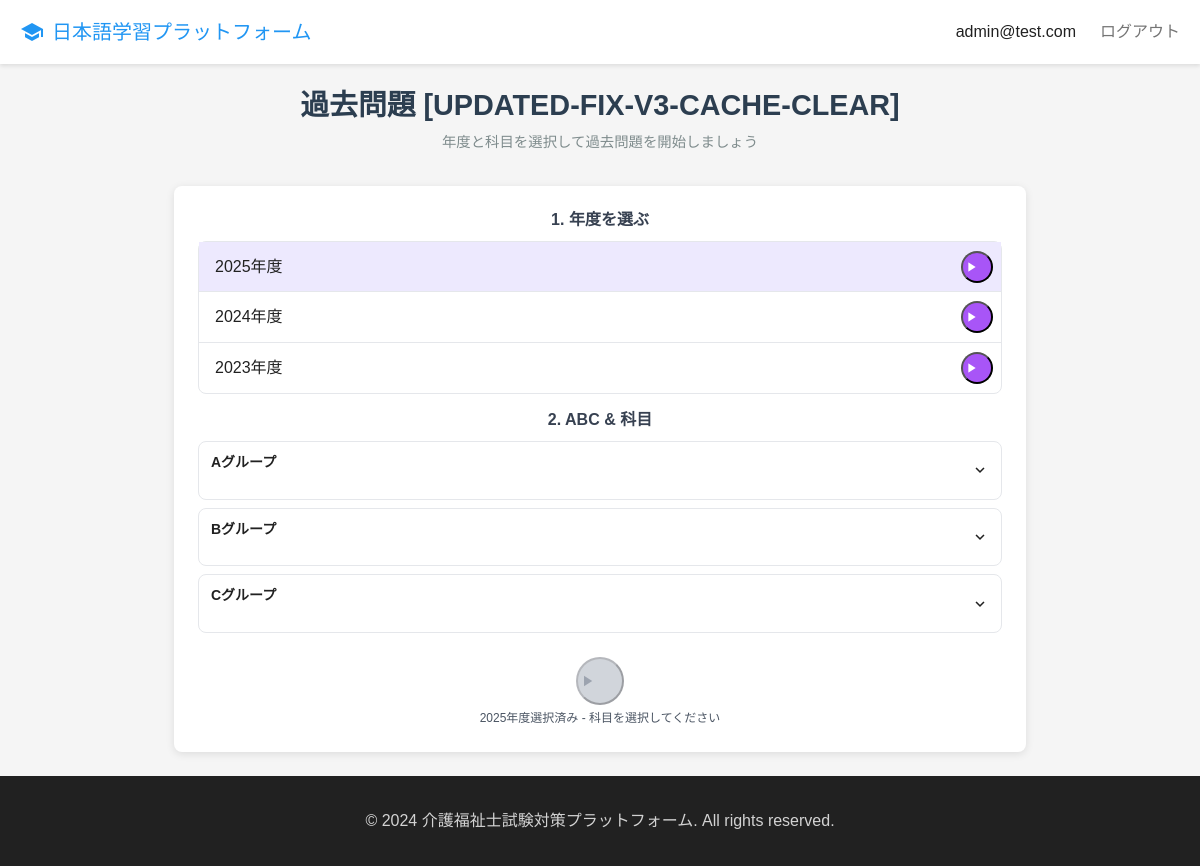
/past-exams/ (signed in), run on the app's committed database.
### apps/users/models.py (models this page shows)
class User(AbstractUser):
    LANGUAGE_CHOICES = [
        ('en', 'English'),
        ('vi', 'Vietnamese'),
        ('zh', 'Chinese'),
        ('ko', 'Korean'),
        ('th', 'Thai'),
        ('id', 'Indonesian'),
        ('my', 'Burmese'),
    ]
    email = models.EmailField(unique=True)
    username = models.CharField(max_length=150, blank=True, null=True)
    native_language = models.CharField(max_length=2, choices=LANGUAGE_CHOICES, default='id')
    is_premium = models.BooleanField(default=False)
    subscription_end_date = models.DateTimeField(null=True, blank=True)
    stripe_customer_id = models.CharField(max_length=255, blank=True)
    created_at = models.DateTimeField(auto_now_add=True)
    updated_at = models.DateTimeField(auto_now=True)
    USERNAME_FIELD = 'email'
    REQUIRED_FIELDS = []
    class Meta:
        db_table = 'users'
        verbose_name = 'User'
        verbose_name_plural = 'Users'

### apps/learning/models.py (models this page shows, shortened)
class ExamYear(models.Model):
    year = models.IntegerField(unique=True)
    description = models.TextField(blank=True)
    is_active = models.BooleanField(default=True)
    created_at = models.DateTimeField(auto_now_add=True)
    updated_at = models.DateTimeField(auto_now=True)
    class Meta:
        db_table = 'exam_years'
        ordering = ['-year']

### apps/web/views.py (the view)
# urls.py: path('past-exams/', views.past_exams_view, name='past_exams'),
@login_required
@allow_free_access
def past_exams_view(request):
    from apps.learning.models import ExamYear, ExamSession, SubjectGroup
    exam_years = ExamYear.objects.filter(is_active=True).prefetch_related('sessions')
    subject_groups = SubjectGroup.objects.filter(is_active=True).prefetch_related('subjects')
    return render(request, 'past_exams.html', {
        'exam_years': exam_years,
        'subject_groups': subject_groups,
        'user': request.user
    })

### templates/past_exams.html (shortened to what this page needs)
{% extends 'base.html' %}
{% load static %}
{% block content %}
<div class="dashboard-container">
    <div class="dashboard-header">
        <h1>過去問題 [UPDATED-FIX-V3-CACHE-CLEAR]</h1>
        <p class="dashboard-subtitle">年度と科目を選択して過去問題を開始しましょう</p>
    </div>
    <div id="category-page" class="max-w-3xl mx-auto">
        <div class="space-y-4">
            <div>
                <h2 class="section-title">1. 年度を選ぶ</h2>
                <div id="year-container" class="border rounded-lg divide-y">
                    {% for exam_year in exam_years %}
                    <div class="year-row flex items-center justify-between p-2 transition-colors duration-200 {% if forloop.first %}selected{% endif %}" data-year="{{ exam_year.year }}">
                        <span class="font-medium flex-grow cursor-pointer py-1 px-2">{{ exam_year.year }}年度</span>
                        <button class="start-year-btn bg-purple-500 hover:bg-purple-600 text-white w-8 h-8 flex items-center justify-center rounded-full text-sm">
                            <i class="material-icons text-base">play_arrow</i>
                        </button>
                    </div>
                    {% empty %}
                    <div class="p-3 text-center text-gray-500 text-sm">
                        利用可能な年度がありません
                    </div>
                    {% endfor %}
                </div>
            </div>
            <div>
                <h2 class="section-title">2. ABC & 科目</h2>
                <div id="group-container" class="space-y-2">
                    <div class="group-accordion border rounded-lg">
                        <div class="group-header flex justify-between items-center p-3 cursor-pointer hover:bg-gray-50" data-group="A">
                            <h3 class="font-semibold text-sm">Aグループ</h3>
                            <i class="material-icons accordion-icon transition-transform duration-300 text-lg">expand_more</i>
                        </div>
                    </div>
                    <div class="group-accordion border rounded-lg">
                        <div class="group-header flex justify-between items-center p-3 cursor-pointer hover:bg-gray-50" data-group="B">
                            <h3 class="font-semibold text-sm">Bグループ</h3>
                            <i class="material-icons accordion-icon transition-transform duration-300 text-lg">expand_more</i>
                        </div>
                    </div>
                    <div class="group-accordion border rounded-lg">
                        <div class="group-header flex justify-between items-center p-3 cursor-pointer hover:bg-gray-50" data-group="C">
                            <h3 class="font-semibold text-sm">Cグループ</h3>
                            <i class="material-icons accordion-icon transition-transform duration-300 text-lg">expand_more</i>
                        </div>
                    </div>
                </div>
            </div>
        </div>
        <div class="mt-6 text-center">
            <button id="start-quiz-btn" class="w-12 h-12 flex items-center justify-center mx-auto font-semibold rounded-full transition-colors duration-300 btn-primary" disabled>
                <i class="material-icons text-lg">play_arrow</i>
            </button>
            <p class="mt-1 text-xs text-gray-600" id="selection-status">年度と科目を選択してください</p>
        </div>
    </div>
</div>
{% endblock %}

### templates/base.html (shortened to what this page needs)
<!DOCTYPE html>
<html lang="ja">
<head>
    {% load static %}
    <link rel="stylesheet" href="{% static 'css/style.css' %}">
</head>
<body>
    {% block header %}
    {% if user.is_authenticated %}
    <nav class="navbar">
        <div class="nav-container">
            <a href="{% url 'dashboard' %}" class="nav-brand">
                <span class="material-icons">school</span>
                日本語学習プラットフォーム
            </a>
            <div class="nav-menu">
                <span class="nav-user">{{ user.email }}</span>
                <a href="{% url 'logout' %}" class="nav-link">ログアウト</a>
            </div>
        </div>
    </nav>
    {% endif %}
    {% endblock %}
    <main>
        {% block content %}{% endblock %}
    </main>
    <footer class="footer">
        <div class="container">
            <p>&copy; 2024 介護福祉士試験対策プラットフォーム. All rights reserved.</p>
        </div>
    </footer>
</body>
</html>

### static/css/style.css (style rules this page uses)
* { margin: 0; padding: 0; box-sizing: border-box; }
:root { --primary-color: #2196F3; --primary-dark: #1976D2; --secondary-color: #4CAF50; --danger-color: #F44336; --warning-color: #FF9800; --text-primary: #212121; --text-secondary: #757575; --bg-primary: #FFFFFF; --bg-secondary: #F5F5F5; --border-color: #E0E0E0; --shadow-sm: 0 2px 4px rgba(0,0,0,0.1); --shadow-md: 0 4px 8px rgba(0,0,0,0.15); --shadow-lg: 0 8px 16px rgba(0,0,0,0.2); }
body { font-family: 'Noto Sans JP', sans-serif; background-color: var(--bg-secondary); color: var(--text-primary); line-height: 1.6; min-height: 100vh; display: flex; flex-direction: column; }
main { flex: 1; }
.container { max-width: 1200px; margin: 0 auto; padding: 0 20px; }
h1, h2, h3, h4, h5, h6 { font-weight: 500; line-height: 1.2; margin-bottom: 1rem; }
h1 { font-size: 2.5rem; }
h2 { font-size: 2rem; }
h3 { font-size: 1.5rem; }
.navbar { background: white; box-shadow: var(--shadow-sm); padding: 1rem 0; position: sticky; top: 0; z-index: 100; }
.nav-container { max-width: 1200px; margin: 0 auto; padding: 0 20px; display: flex; justify-content: space-between; align-items: center; }
.nav-brand { display: flex; align-items: center; gap: 0.5rem; font-size: 1.25rem; font-weight: 500; color: var(--primary-color); text-decoration: none; }
.nav-menu { display: flex; align-items: center; gap: 1.5rem; }
.nav-link { color: var(--text-secondary); text-decoration: none; transition: color 0.3s ease; }
.nav-user { color: var(--text-primary); font-weight: 500; }
.section-title { text-align: center; font-size: 2.5rem; margin-bottom: 3rem; color: var(--text-primary); }
.dashboard-container { max-width: 1200px; margin: 0 auto; padding: 40px 20px; }
.dashboard-header { margin-bottom: 40px; }
.dashboard-header h1 { color: var(--text-primary); margin-bottom: 0.5rem; }
.dashboard-subtitle { color: var(--text-secondary); font-size: 1.125rem; }
.btn-primary { background: var(--primary-color); color: white; }
.footer { background: var(--text-primary); color: white; padding: 2rem 0; margin-top: auto; }
.footer .container { text-align: center; }
.footer p { margin: 0; opacity: 0.8; }

### templates/past_exams.html (style rules this page uses)
.dashboard-container { max-width: 900px; margin: 0 auto; padding: 1.5rem; }
.dashboard-header { text-align: center; margin-bottom: 2rem; }
.dashboard-header h1 { color: #2c3e50; font-size: 1.8rem; font-weight: 700; margin-bottom: 0.5rem; }
.dashboard-subtitle { color: #7f8c8d; font-size: 0.9rem; }
#category-page { background: white; border-radius: 8px; padding: 1.5rem; box-shadow: 0 2px 8px rgba(0,0,0,0.1); }
.section-title { font-size: 1rem; font-weight: 600; color: #374151; margin-bottom: 0.75rem; }
.space-y-4 > * + * { margin-top: 1rem; }
.space-y-2 > * + * { margin-top: 0.5rem; }
.border { border: 1px solid #e5e7eb; }
.rounded-lg { border-radius: 0.5rem; }
.divide-y > * + * { border-top: 1px solid #e5e7eb; }
.year-row { transition: all 0.2s ease; }
.year-row.selected { background-color: #ede9fe; border-color: #a855f7; }
.flex { display: flex; }
.items-center { align-items: center; }
.justify-between { justify-content: space-between; }
.p-2 { padding: 0.5rem; }
.p-3 { padding: 0.75rem; }
.py-1 { padding-top: 0.25rem; padding-bottom: 0.25rem; }
.px-2 { padding-left: 0.5rem; padding-right: 0.5rem; }
.font-medium { font-weight: 500; }
.font-semibold { font-weight: 600; }
.flex-grow { flex: 1 1 0%; }
.cursor-pointer { cursor: pointer; }
.start-year-btn { transition: all 0.2s ease; }
.bg-purple-500 { background-color: #a855f7; }
.text-white { color: white; }
.w-8 { width: 2rem; }
.h-8 { height: 2rem; }
.w-12 { width: 3rem; }
.h-12 { height: 3rem; }
.rounded-full { border-radius: 9999px; }
.text-sm { font-size: 0.875rem; }
.text-xs { font-size: 0.75rem; }
.text-base { font-size: 1rem; }
.text-lg { font-size: 1.125rem; }
.group-accordion { transition: all 0.2s ease; }
.accordion-icon { transition: transform 0.3s ease; }
.text-gray-600 { color: #4b5563; }
.transition-colors { transition-property: color, background-color, border-color; transition-timing-function: cubic-bezier(0.4, 0, 0.2, 1); transition-duration: 150ms; }
.mt-6 { margin-top: 1.5rem; }
.mt-1 { margin-top: 0.25rem; }
.text-center { text-align: center; }
.mx-auto { margin-left: auto; margin-right: auto; }
.btn-primary { background-color: #d1d5db; color: #9ca3af; }
.btn-primary:disabled { cursor: not-allowed; }

### data on the page
User: email "admin@test.com"
ExamYear: year "2025"
ExamYear: year "2024"
ExamYear: year "2023"
